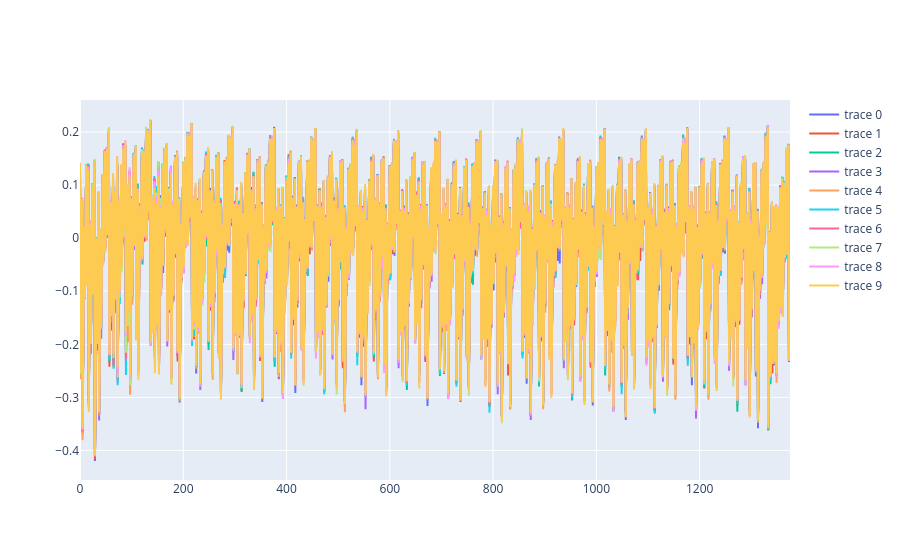

Notebook source saved alongside this figure:
### Code cell
data = capture_device.capture(
    number_of_traces=1000, input=lambda _: [random.randint(0, 255)] + 15 * [0]
)

fig = pgo.Figure()
for d in data[:10]:
    fig.add_trace(pgo.Scatter(y=d["trace"]))
fig.show()

### Figure 1 — Plotly figure (JSON) as saved in the notebook; plotly's stock layout.template omitted (floating-point values rounded to 4 significant figures; data arrays with more than 128 entries replaced by an {"elided": "..."} marker saying what was removed)
{"data": [{"type": "scatter", "y": {"elided": "1376 float values"}}, {"type": "scatter", "y": {"elided": "1376 float values"}}, {"type": "scatter", "y": {"elided": "1376 float values"}}, {"type": "scatter", "y": {"elided": "1376 float values"}}, {"type": "scatter", "y": {"elided": "1376 float values"}}, {"type": "scatter", "y": {"elided": "1376 float values"}}, {"type": "scatter", "y": {"elided": "1376 float values"}}, {"type": "scatter", "y": {"elided": "1376 float values"}}, {"type": "scatter", "y": {"elided": "1376 float values"}}, {"type": "scatter", "y": {"elided": "1376 float values"}}], "layout": {}}
